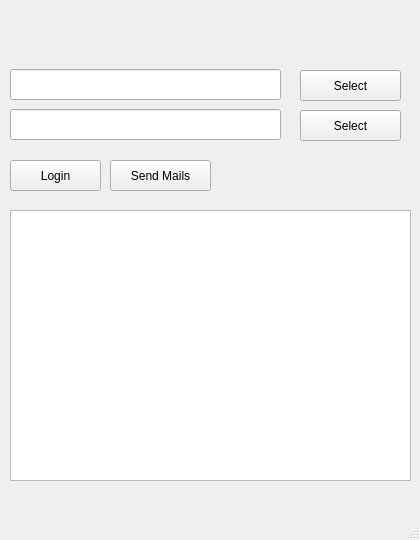
<?xml version="1.0" encoding="UTF-8"?>
<ui version="4.0">
 <class>MainWindow</class>
 <widget class="QMainWindow" name="MainWindow">
  <property name="geometry">
   <rect>
    <x>0</x>
    <y>0</y>
    <width>420</width>
    <height>540</height>
   </rect>
  </property>
  <property name="windowTitle">
   <string>Chain Mail</string>
  </property>
  <widget class="QWidget" name="centralwidget">
   <widget class="QLineEdit" name="ContactList">
    <property name="geometry">
     <rect>
      <x>10</x>
      <y>69</y>
      <width>271</width>
      <height>31</height>
     </rect>
    </property>
   </widget>
   <widget class="QLineEdit" name="MailTemplate">
    <property name="geometry">
     <rect>
      <x>10</x>
      <y>109</y>
      <width>271</width>
      <height>31</height>
     </rect>
    </property>
   </widget>
   <widget class="QPushButton" name="selectContactList">
    <property name="geometry">
     <rect>
      <x>300</x>
      <y>70</y>
      <width>101</width>
      <height>31</height>
     </rect>
    </property>
    <property name="text">
     <string>Select</string>
    </property>
   </widget>
   <widget class="QPushButton" name="selectMailTemplate">
    <property name="geometry">
     <rect>
      <x>300</x>
      <y>110</y>
      <width>101</width>
      <height>31</height>
     </rect>
    </property>
    <property name="text">
     <string>Select</string>
    </property>
   </widget>
   <widget class="QPushButton" name="Login">
    <property name="geometry">
     <rect>
      <x>10</x>
      <y>160</y>
      <width>91</width>
      <height>31</height>
     </rect>
    </property>
    <property name="text">
     <string>Login</string>
    </property>
   </widget>
   <widget class="QPushButton" name="Send">
    <property name="geometry">
     <rect>
      <x>110</x>
      <y>160</y>
      <width>101</width>
      <height>31</height>
     </rect>
    </property>
    <property name="text">
     <string>Send Mails</string>
    </property>
   </widget>
   <widget class="QTextBrowser" name="logScreen">
    <property name="geometry">
     <rect>
      <x>10</x>
      <y>210</y>
      <width>401</width>
      <height>271</height>
     </rect>
    </property>
   </widget>
  </widget>
  <widget class="QMenuBar" name="menubar">
   <property name="geometry">
    <rect>
     <x>0</x>
     <y>0</y>
     <width>420</width>
     <height>22</height>
    </rect>
   </property>
  </widget>
  <widget class="QStatusBar" name="statusbar"/>
 </widget>
 <resources/>
 <connections/>
</ui>
